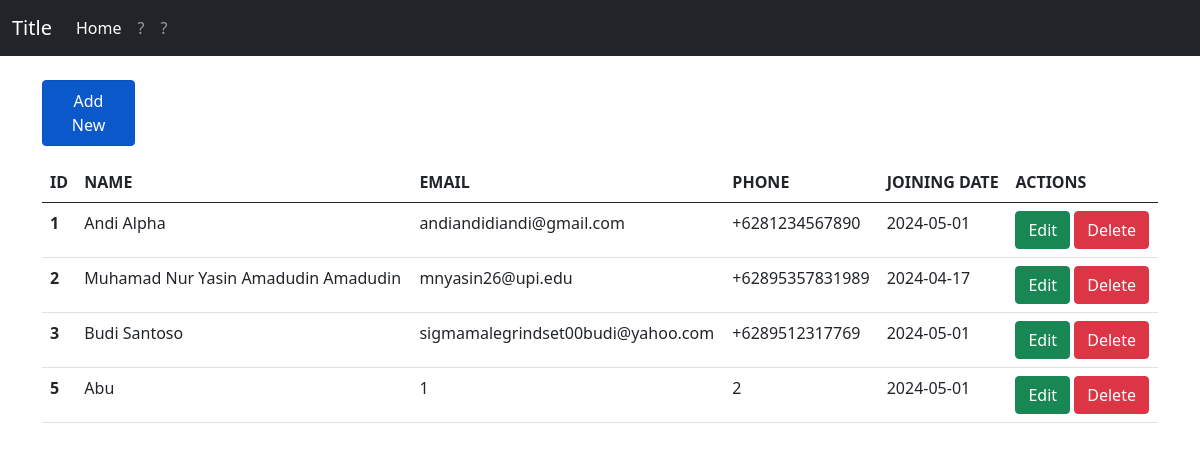
Screenshot of /tp_mvc/index1.php with the database file from the repository.
### tables this page shows
CREATE TABLE `members` (
  `id` int(11) NOT NULL,
  `name` varchar(50) NOT NULL,
  `email` varchar(50) NOT NULL,
  `phone` varchar(50) NOT NULL,
  `join_date` date NOT NULL DEFAULT current_timestamp(),
  `status_id` int(11) NOT NULL,
  `rank_id` int(11) NOT NULL
);

### tp_mvc/index1.php (the view, shortened to what this page needs)
<!doctype html>
<html lang="en">
  <head>
    <link href="bootstrap.min.css" rel="stylesheet">
  </head>
  <body>
    <nav class="navbar navbar-expand-lg navbar-dark bg-dark">
      <div class="container-fluid">
        <a class="navbar-brand" href="index.php">Title</a>
        <div class="collapse navbar-collapse" id="navbarNav">
          <ul class="navbar-nav">
            <li class="nav-item">
              <a class="nav-link active" aria-current="page" href="index.php">Home</a>
            </li>
            <li class="nav-item">
              <a class="nav-link" href="">?</a>
            </li>
            <li class="nav-item">
              <a class="nav-link" href="">?</a>
            </li>
          </ul>
        </div>
      </div>
    </nav>
    <div class="container my-4">
    <div class="col-1 my-3">
        <a type="button" class="btn btn-primary nav-link active" href="create.php">Add New</a>
    </div>
    <table class="table">
    <thead>
      <tr>
        <th>ID</th>
        <th>NAME</th>
        <th>EMAIL</th>
        <th>PHONE</th>
        <th>JOINING DATE</th>
        <th>ACTIONS</th>
      </tr>
    </thead>
    <tbody>
      <?php
        include "connection.php";
        $sql = "select * from members";
        $result = $conn->query($sql);
        while($row=$result->fetch_assoc()){
          echo "
      <tr>
        <th>$row[id]</th>
        <td>$row[name]</td>
        <td>$row[email]</td>
        <td>$row[phone]</td>
        <td>$row[join_date]</td>
        <td>
                  <a class='btn btn-success' href='edit.php?id=$row[id]'>Edit</a>
                  <a class='btn btn-danger' href='delete.php?id=$row[id]'>Delete</a>
                </td>
      </tr>
      ";
        }
      ?>
    </tbody>
  </table>
      </div>
  </body>
</html>

### rows the page displays
members: id "1", name "Andi Alpha", email "andiandidiandi@gmail.com", phone "+6281234567890", join_date "2024-05-01"
members: id "2", name "Muhamad Nur Yasin Amadudin Amadudin", email "mnyasin26@upi.edu", phone "+62895357831989", join_date "2024-04-17"
members: id "3", name "Budi Santoso", email "sigmamalegrindset00budi@yahoo.com", phone "+6289512317769", join_date "2024-05-01"
members: id "5", name "Abu", email "1", phone "2", join_date "2024-05-01"
